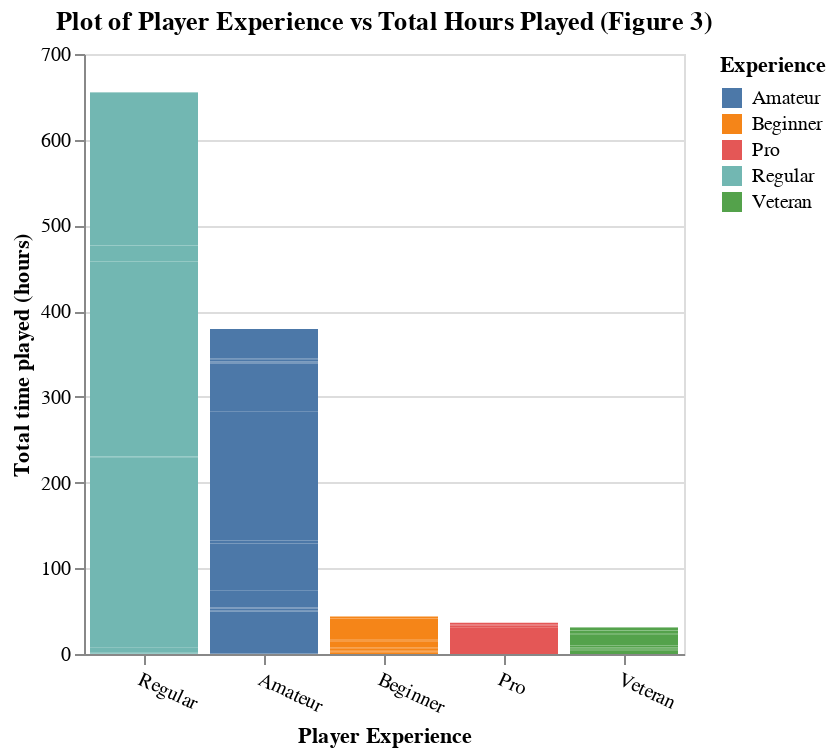

The cell this chart's notebook holds for it:
### Code cell
experience_plot = alt.Chart(players, title='Plot of Player Experience vs Total Hours Played (Figure 3)').mark_bar().encode(
    x=alt.X('experience', title='Player Experience', sort='-y', axis=alt.Axis(labelAngle=25)),
    y=alt.Y('played_hours', title='Total time played (hours)'),
    color=alt.Color('experience', title='Experience')
).properties(
    width=300
)
experience_plot

### Figure 1 — Vega-Lite specification as saved in the notebook (floating-point values rounded to 4 significant figures; data arrays with more than 128 entries replaced by an {"elided": "..."} marker saying what was removed)
{"config": {"view": {"continuousWidth": 300, "continuousHeight": 300}}, "data": {"name": "data-ce4363b1cc149d2771de4f7f6f9a7330"}, "mark": {"type": "bar"}, "encoding": {"color": {"field": "experience", "title": "Experience", "type": "nominal"}, "x": {"axis": {"labelAngle": 25}, "field": "experience", "sort": "-y", "title": "Player Experience", "type": "nominal"}, "y": {"field": "played_hours", "title": "Total time played (hours)", "type": "quantitative"}}, "title": "Plot of Player Experience vs Total Hours Played (Figure 3)", "width": 300, "$schema": "https://vega.github.io/schema/vega-lite/v5.20.1.json", "datasets": {"data-ce4363b1cc149d2771de4f7f6f9a7330": {"elided": "196 records"}}}
